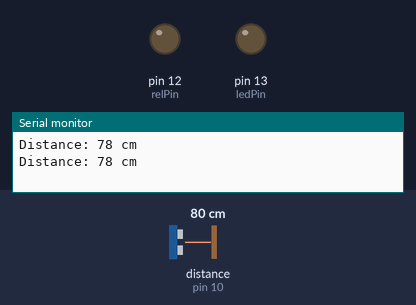
The sketch below on a simulated Arduino Uno, built with avr-gcc and run on an emulated ATmega328P. Parts: output pins drawn as LEDs (lit = HIGH), the last lines printed to the serial monitor. Wiring (inferred from the names in the program): ultrasonic range finder: trigger pin 9; echo pin 10. The test bench sets the inputs (shaded band); at power-on: distance to the obstacle (sensor on pin 10) 80 cm. The echo pulse lasts 58.3 µs per cm; pins used as bus, display or sensor lines are not drawn.

Above: at 1.8 s.
1.9 s: distance to the obstacle (sensor on pin 10) set to 12 cm
3.4 s: distance to the obstacle (sensor on pin 10) set to 9 cm
At 4.3 s:
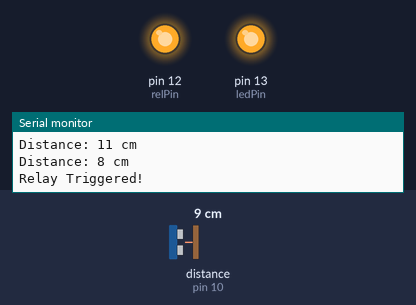
7.5 s: distance to the obstacle (sensor on pin 10) set to 18 cm
At 8.7 s:
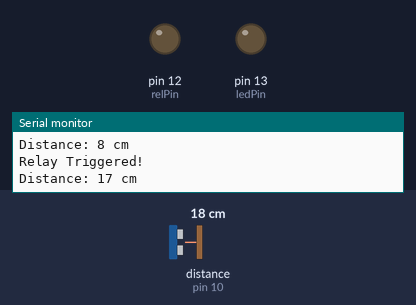
9.5 s: distance to the obstacle (sensor on pin 10) set to 2 cm
At 10.4 s:
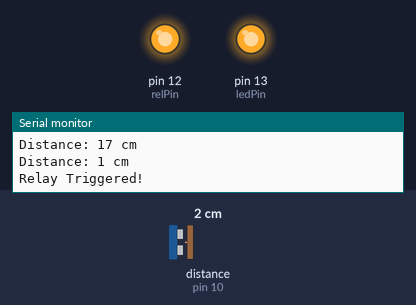
Timing chart, 0 to 12.5 s (numbered marks = the images above; inputs shaded):
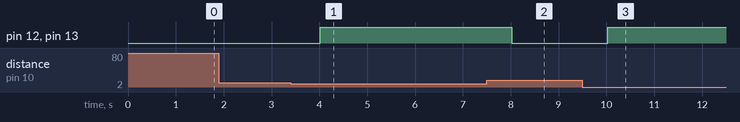

Measured:
- the behaviour switches between 11 and 10 cm on distance to the obstacle (sensor on pin 10) (found by bisection; images 0 and 1)
- after the input at 3.4 s, pin 12 (relPin), pin 13 (ledPin): LOW → HIGH after 0.62 s
- after the input at 7.5 s, pin 12 (relPin), pin 13 (ledPin): HIGH → LOW after 0.52 s
- after the input at 9.5 s, pin 12 (relPin), pin 13 (ledPin): LOW → HIGH after 0.52 s

The sketch:

FIOT_PR12.ino
```cpp
const int trigPin = 9;
const int echoPin = 10;
const int relPin = 12;
const int ledPin = 13;

void setup() {
  Serial.begin(9600);
  pinMode(trigPin, OUTPUT);
  pinMode(relPin, OUTPUT);
  pinMode(ledPin, OUTPUT);
  pinMode(echoPin, INPUT);
}

void loop() {
  long duration, distance;

  digitalWrite(ledPin, LOW);
  digitalWrite(relPin, LOW);

  // Send trigger pulse
  digitalWrite(trigPin, LOW);
  delayMicroseconds(2);
  digitalWrite(trigPin, HIGH);
  delayMicroseconds(10);
  digitalWrite(trigPin, LOW);

  // Read echo pulse
  duration = pulseIn(echoPin, HIGH);

  // Convert to distance (cm)
  distance = duration * 0.034 / 2;

  // Print distance
  Serial.print("Distance: ");
  Serial.print(distance);
  Serial.println(" cm");

  if(distance < 10){
    digitalWrite(relPin, HIGH);
    digitalWrite(ledPin, HIGH);
    Serial.println("Relay Triggered!");
  }
  else{
    digitalWrite(relPin, LOW);
  }
  delay(1000);
}
```
